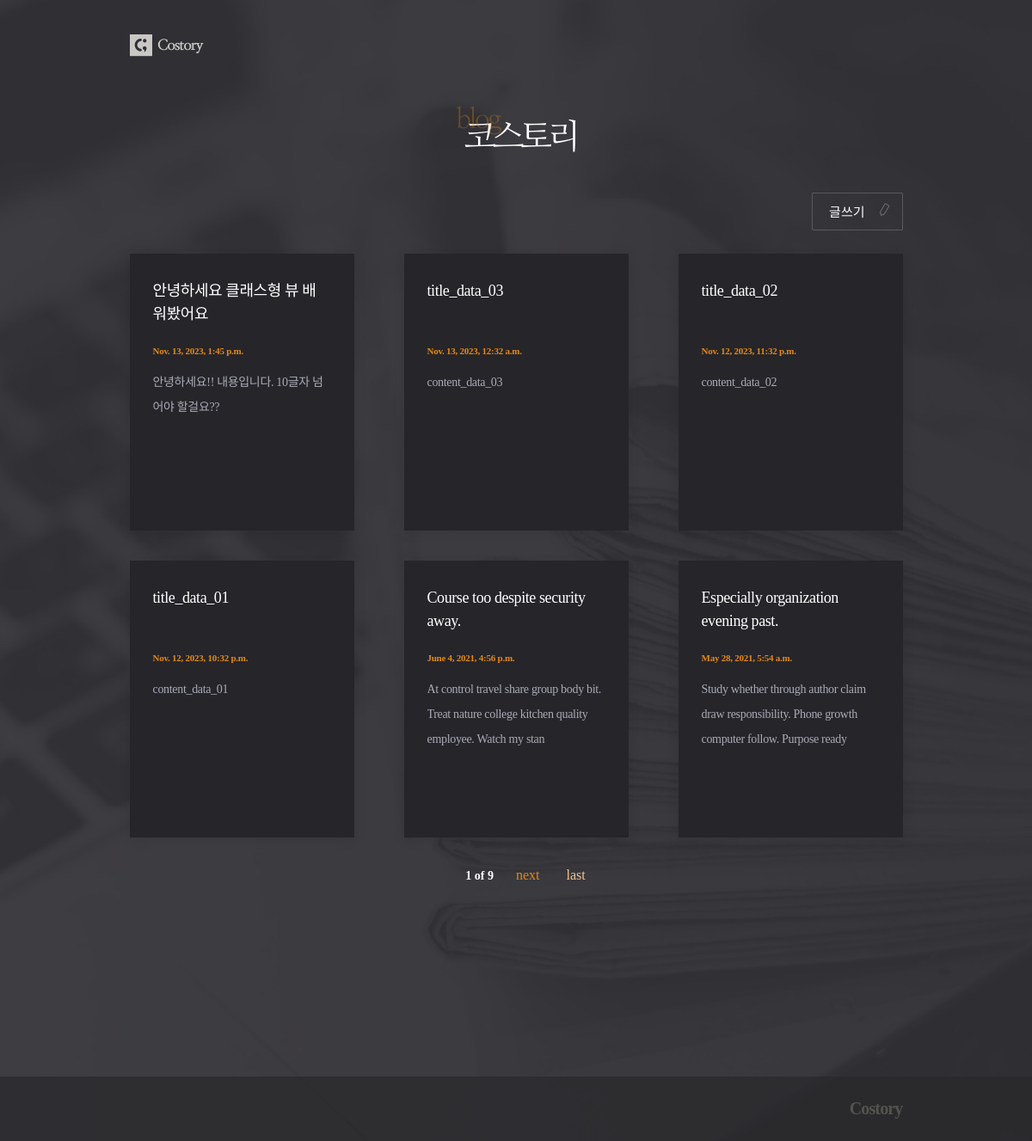
/posts/, run on the app's committed database.
### posts/models.py (models this page shows, shortened)
class Post(models.Model):
    title = models.CharField(max_length=50, unique=True, error_messages={'unique': '이미 있는 제목이네요!'})
    content = models.TextField(validators=[MinLengthValidator(10, '너무 짧군요! 10자 이상 적어주세요.'), validate_symbols])
    dt_created = models.DateTimeField(verbose_name="Date Created", auto_now_add = True)
    dt_modified = models.DateTimeField(verbose_name="Date Modified", auto_now = True)

### posts/views.py (the view)
# urls.py: path('posts/', views.PostListView.as_view(), name='post-list'),
class PostListView(ListView):
    model = Post
    ordering = ['-dt_created']
    paginate_by = 6

### posts/templates/posts/post_list.html (shortened to what this page needs)
{% extends './base.html' %}
{% load static %}
{% block css %}
    <link rel="stylesheet" href="{% static 'posts/css/post_list.css' %}">
{% endblock css %}
{% block logo_text %}
    <div id="header">
        <div class="container">
            <h1><img src="{% static 'posts/images/headertxt.png' %}"></h1>
        </div>
    </div>
{% endblock logo_text %}
{% block content %}
    <div class="btn_post">
        <a href="{% url 'post-create'%}">글쓰기</a>
    </div>
    {% if page_obj.object_list %}
        <div class="post_container">
            {% for post in page_obj.object_list %}
                <div class="post"><a href="{% url 'post-detail' post.id %}">
                    <h2 class="title">{{post.title}}</h2>
                    <p class="date">{{post.dt_created}}</p>
                    <p class="text">{{post.content|slice:":100"}}</p>
                </a></div>
            {% endfor %}
        </div>
        <div class="paging">
            <span class="page">
                <p>{{page_obj.number}} of {{page_obj.paginator.num_pages}}</p>
            </span>
            {% if page_obj.has_next %}
                <a href="?page={{page_obj.next_page_number}}" class="next">next</a>
                <a href="?page={{page_obj.paginator.num_pages}}" class="last">last</a>
            {% endif %}
        </div>
    {% else %}
        <div class="blank">
            <p>보여줄 글이 없어요.<br>첫 글을 작성해보면 어떨까요?</p>
        </div>
    {% endif %}
{% endblock content %}

### posts/templates/posts/base.html (shortened to what this page needs)
{% load static %}
<!DOCTYPE html>
<html lang="en">
<head>
    {% block css %}
    {% endblock css %}
</head>
<body>
    <div id="warp">
        <div id="header">
            <div id="nav">
                <div class="logo">
                    <a href="{% url 'post-list' %}"><img src="{% static 'posts/images/logo.png' %}"></a>
                </div>
            </div>
        </div>
        {% block logo_text %}
        {% endblock logo_text %}
        <div id="content">
            <div class="container">
                {% block content %}
                {% endblock content %}
            </div>
        </div>
        <div id="footer">
            <div class="footer">
                <p>Costory</p>
            </div>
        </div>
    </div>
</body>
</html>

### posts/static/posts/css/post_list.css (style rules this page uses)
h1,h2,h3,p,a,ul,li { margin: 0; padding: 0; font-family : 'NanumMyeongjo'; font-weight: 200; list-style: none; text-decoration: none; outline: none; color: black; }
html { position: relative; min-height: 100%; margin: 0; }
body { min-height: 100%; margin: 0; padding: 0; background: url(../images/bg.jpg) no-repeat center top/cover; -webkit-font-smoothing: antialiased; -moz-osx-font-smoothing: auto; }
img { margin: 0; padding: 0; border: 0; }
#nav { height: 60px; }
#header { margin: 23px 0 39px; }
#content { margin-bottom: 300px; }
#footer { position: absolute; left: 0; bottom: 0; width: 100%; height: 75px; background: rgba(41, 41, 44, 0.7); }
.container { width: 899px; margin: 0 auto; }
.logo { width: 65%; min-width: 899px; margin: 0 auto; padding-top: 17px; }
.logo img { width: 88px; }
h1 { text-align: center; }
h1 img { width: 139px; }
.btn_post { text-align: right; }
.btn_post a { display: inline-block; margin-bottom: 27px; padding: 10px 43px 11px 19px; font-size: 15px; color: #fff; border: 1px solid #5b595f; border-radius: 1px; background: url(../images/pen.svg)no-repeat 75px 11px/16px; }
.post_container { display: grid; margin-bottom: 35px; grid-template-columns: repeat(3,1fr); grid-auto-rows: minmax(322px, auto); grid-column-gap: 58px; grid-row-gap: 35px; }
.post { background: #26252a; padding: 30px 29px 40px 27px; box-shadow: 0 2px 14px 0 rgba(0, 0, 0, 0.09); }
.post h2 { height: 54px; font-size: 18px; color: #fff; line-height: 1.5; letter-spacing: -0.42px; overflow: hidden; text-overflow: ellipsis; display: -webkit-box; -webkit-line-clamp: 2; -webkit-box-orient: vertical; word-wrap:break-word; }
.post .date { margin: 23px 0 17px; font-size: 11px; font-weight: bold; color: #e38917; letter-spacing: -0.25px; }
.post .text { font-size: 14px; color: #a9abb7; line-height: 2.07; letter-spacing: -0.32px; overflow: hidden; text-overflow: ellipsis; display: -webkit-box; -webkit-line-clamp: 5; -webkit-box-orient: vertical; word-wrap:break-word; }
.paging { text-align: center; }
.paging a { display: inline-block; }
.paging .first,.paging .last { color: #f1c68f; }
.paging .last { margin-left: 27px; }
.paging .prev,.paging .next { color: #e38917; }
.paging span { display: inline-block; }
.paging span p { font-size: 14px; font-weight: bold; color: #fff; margin: 0 22px; }
.footer { width: 65%; min-width: 899px; margin: 0 auto; }
.footer p { text-align: right; font-size: 20px; line-height: 75px; font-weight: 800; letter-spacing: -0.85px; color: #53534f; }

### data on the page
Post: title "안녕하세요 클래스형 뷰 배워봤어요", dt_created "Nov. 13, 2023, 1:45 p.m.", content "안녕하세요!! 내용입니다. 10글자 넘어야 할걸요??"
Post: title "title_data_03", dt_created "Nov. 13, 2023, 12:32 a.m.", content "content_data_03"
Post: title "title_data_02", dt_created "Nov. 12, 2023, 11:32 p.m.", content "content_data_02"
Post: title "title_data_01", dt_created "Nov. 12, 2023, 10:32 p.m.", content "content_data_01"
Post: title "Course too despite security away.", dt_created "June 4, 2021, 4:56 p.m.", content "At control travel share group body bit. Treat nature college kitchen quality employee. Watch my stan"
Post: title "Especially organization evening past.", dt_created "May 28, 2021, 5:54 a.m.", content "Study whether through author claim draw responsibility. Phone growth computer follow. Purpose ready"

### other printed values
{{ page_obj.number }} "1"
{{ page_obj.paginator.num_pages }} "9"
